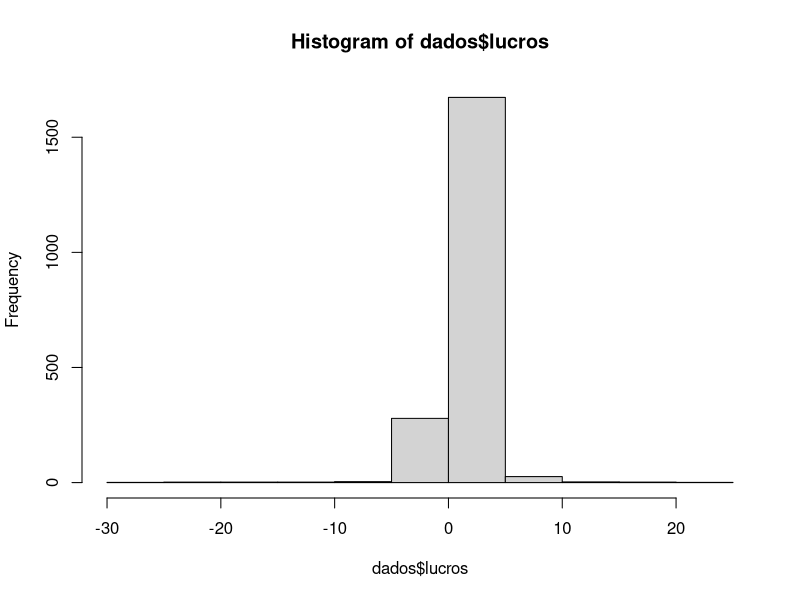
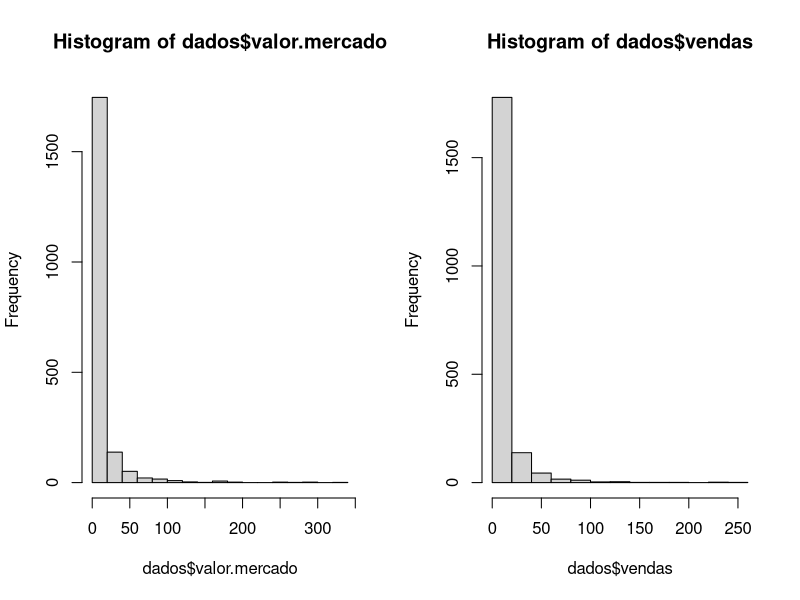
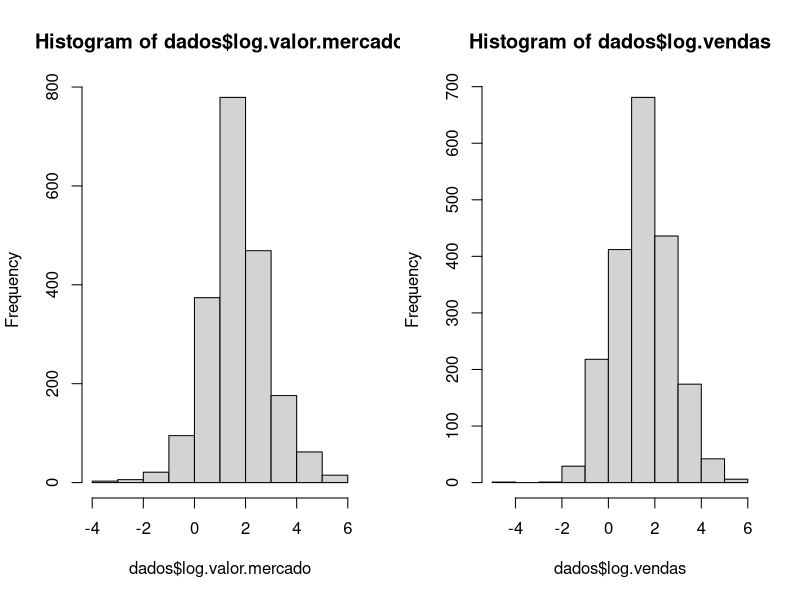
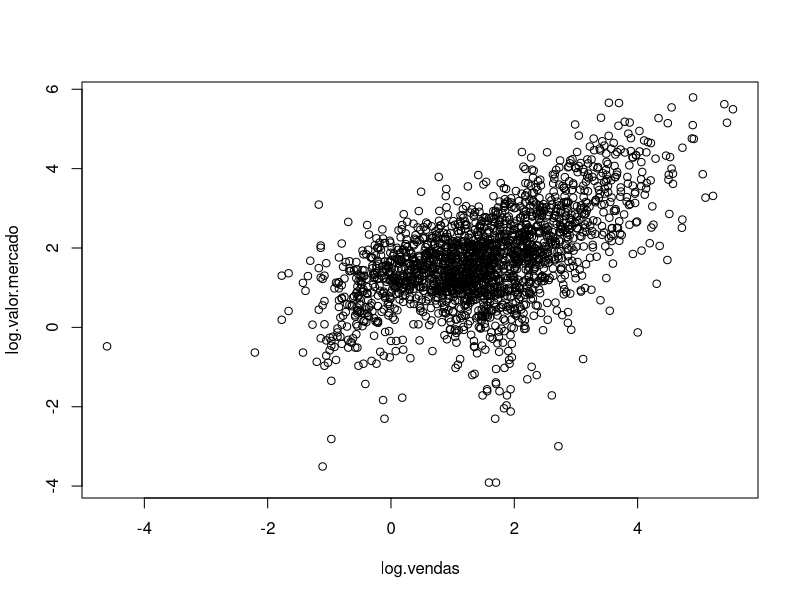
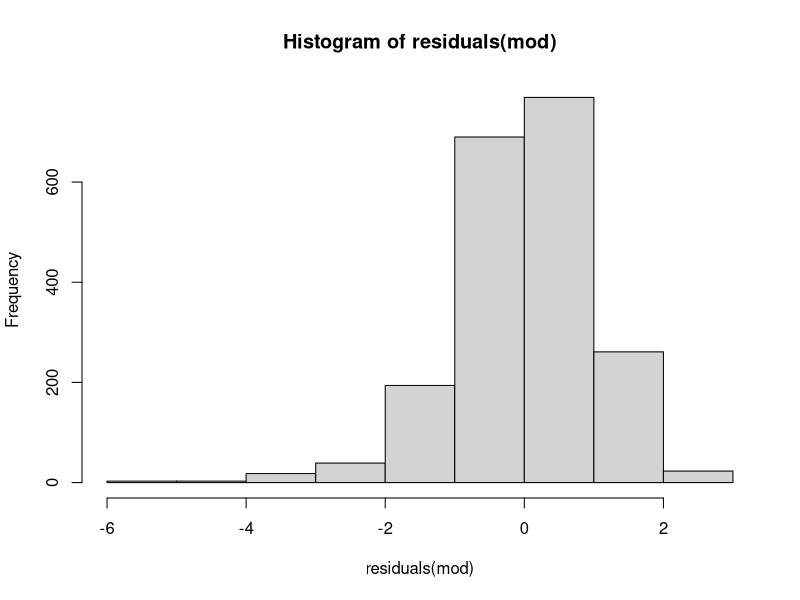
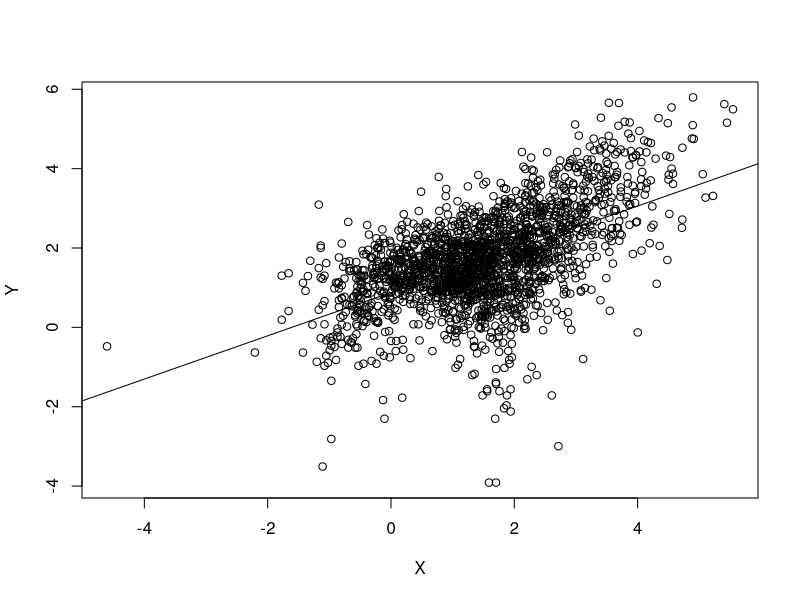

The R script that drew these images, in order:
## ---- chunk 1
dados <- read.table("dados_Forbes2000.csv", header = TRUE,
                    sep = ",", dec = ".")
str(dados)
summary(dados)
## ---- chunk 2
summary(dados)
## ---- chunk 3
length(unique(dados$pais))
length(unique(dados$categoria))
## ---- chunk 4
tab.cat <- sort(table(dados$categoria), decreasing = TRUE)
tab.cat
## ---- chunk 5
head(tab.cat, 5)
## OU
# tab.cat[1:5]
## ---- chunk 6
tab.pais <- sort(table(dados$pais), decreasing = FALSE)
tab.pais
tail(tab.pais, 5)
## ---- chunk 7
dados$nome[dados$pais == "Brazil"]
## ---- chunk 8
dados$nome[which.max(dados$vendas)]
dados$nome[which.max(dados$lucros)]
dados$nome[which.max(dados$valor.mercado)]
## ---- chunk 9
head(dados[order(dados$vendas, decreasing = TRUE), ], 5)
## ---- chunk 10
hist(dados$lucros)
## ---- chunk 11
tab.lucro <- with(dados, tapply(lucros, categoria,
                                median, na.rm = TRUE))
head(sort(tab.lucro, decreasing = TRUE), 5)
## OU
# sort(tab.lucro, decreasing = TRUE)[1:5]
## ---- chunk 12
par(mfrow = c(1,2))
hist(dados$valor.mercado)
hist(dados$vendas)
par(mfrow = c(1,1))
## ---- chunk 13
dados$log.valor.mercado <- log(dados$valor.mercado)
dados$log.vendas <- log(dados$vendas)
par(mfrow = c(1,2))
hist(dados$log.valor.mercado)
hist(dados$log.vendas)
par(mfrow = c(1,1))
## ---- chunk 14
plot(log.valor.mercado ~ log.vendas, data = dados)
## ---- chunk 15
n <- length(dados$lucros)
n
t.m <- mean(dados$lucros, na.rm = TRUE)
t.m
t.v <- var(dados$lucros, na.rm = TRUE)
t.v
## ---- chunk 16
t.ic <- t.m + qt(c(0.025, 0.975), df = n - 1) * sqrt(t.v/n)
t.ic
## ---- chunk 17
t.test(dados$lucros)
## ---- chunk 18
X <- dados$log.vendas
Y <- dados$log.valor.mercado
n <- length(X)
## ---- chunk 19
## Crie um objeto chamado beta1
beta1 <- sum((Y - mean(Y))*(X - mean(X)))/sum((X - mean(X))^2)
beta1
## ---- chunk 20
## Crie um objeto chamado beta0
beta0 <- mean(Y) - beta1 * mean(X)
beta0
## ---- chunk 21
## Crie um objeto chamado mod com o modelo ajustado
mod <- lm(Y ~ X, data = dados)
mod
## ---- chunk 22
## Quadro de Análise de Variância
anova(mod)
## ---- chunk 23
## Faça um histograma dos resíduos do modelo
hist(residuals(mod))
## ---- chunk 24
## Faça o gráfico da relação entre Taxa e Vendas, e insira a linha do
## modelo com abline()
plot(Y ~ X, data = dados)
abline(mod)
